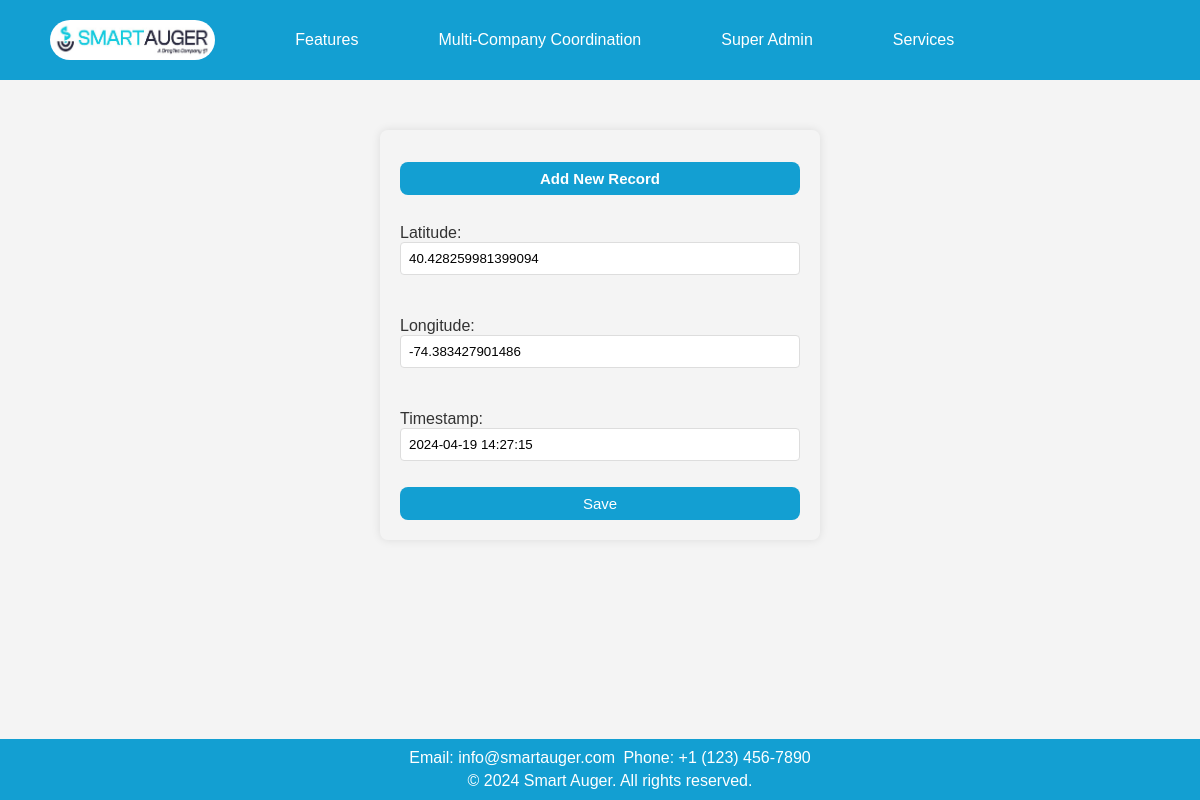
The app's page /update/1/ with its own data.
### app1/models.py (models this page shows, shortened)
class Location(models.Model):
    rec_no = models.AutoField(primary_key=True)
    latitude = models.FloatField()
    longitude = models.FloatField()
    timestamp = models.DateTimeField(default=timezone.now)

### app1/views.py (the view)
# urls.py: path('update/<int:pk>/', UpdateData.as_view(), name='user_update'),
class UpdateData(UpdateView):
    model = Location
    fields = '__all__'
    template_name = 'app1/add_record.html'
    success_url = reverse_lazy('data_management')

### app1/templates/app1/add_record.html (shortened to what this page needs)
<!DOCTYPE html>
<html lang="en">
<head>
    {% load static %}
</head>
<body>
    <header>
        <nav class="nav">
            <a class="logo" href="#"><img src="{% static 'app1/images/icon.jpg' %}" alt="Logo"></a>
            <div class="dropdown">
                <a href="#">Features</a>
            </div>
            <div class="dropdown">
                <a href="#" class="dropbtn">Multi-Company Coordination</a>
            </div>
            <div class="dropdown">
                <a href="#">Super Admin</a>
            </div>
            <div class="dropdown">
                <a href="#">Services</a>
            </div>
        </nav>
    </header>
    <div class="content">
        <div class="form-container">
            <h2>Add New Record</h2>
            <form method="post">
                {{ form.as_p }}
                <button type="submit">Save</button>
            </form>
        </div>
    </div>
    <footer>
        <p>Email: info@smartauger.com</p>
        <p>Phone: +1 (123) 456-7890</p>
        <div class="footer-bottom">
            <p>&copy; 2024 Smart Auger. All rights reserved.</p>
        </div>
    </footer>
</body>
</html>

### app1/templates/app1/add_record.html (style rules this page uses)
body { font-family: 'Verdana', sans-serif; width: 100%; margin: 0; padding-top: 10vh; padding-bottom: 80px; background: #f4f4f4; box-sizing: border-box; }
header { background-color: #139FD2; color: white; text-align: center; padding: 20px 0; position: fixed; top: 0; width: 100%; z-index: 1000; display: flex; justify-content: space-between; align-items: center; }
header { background-color: #139FD2; color: white; text-align: center; padding: 10px 0; position: fixed; top: 0; width: 100%; z-index: 1000; }
.nav { display: flex; align-items: center; margin-right: 104px; }
.nav a { padding: 10px 15px; color: white; text-decoration: none; display: inline-block; margin-left: 50px; white-space: nowrap; }
.logo { margin-right: auto; }
.logo img { max-height: 40px; margin-left: -15px; float: left; border-radius: 20px; }
.dropdown { position: relative; }
footer { position: fixed; bottom: 0; width: 100%; background-color: #139FD2; color: white; text-align: center; padding: 10px; z-index: 1000; }
footer h4, footer p { white-space: nowrap; margin: 0; padding: 2px; display: inline; }
.footer-bottom { white-space: nowrap; padding-top: 5px; }
.footer-bottom p { margin: 0; }
.content { flex-grow: 1; padding: 30px; margin-top: 20px; height: 550px; }
.form-container { max-width: 400px; margin: 0 auto; background-color: transparent; padding: 20px; border-radius: 8px; box-shadow: 0 0 10px rgba(0, 0, 0, 0.1); }
.form-container h2 { text-align: center; background-color: #139FD2; color: white; border-radius: 8px; padding: 8px; font-size: 15px; }
form { display: flex; flex-direction: column; }
label { display: inline-block; margin-bottom: 0px; color: #333; }
input { display: block; width: 100%; padding: 8px; margin-bottom: 10px; border: 1px solid #ddd; border-radius: 4px; box-sizing: border-box; }
button { background-color: #139FD2; color: white; cursor: pointer; padding: 8px; border: none; border-radius: 8px; font-size: 15px; }

### records on screen
Location: latitude "40.428259981399094", longitude "-74.383427901486", timestamp "2024-04-19 14:27:15"
